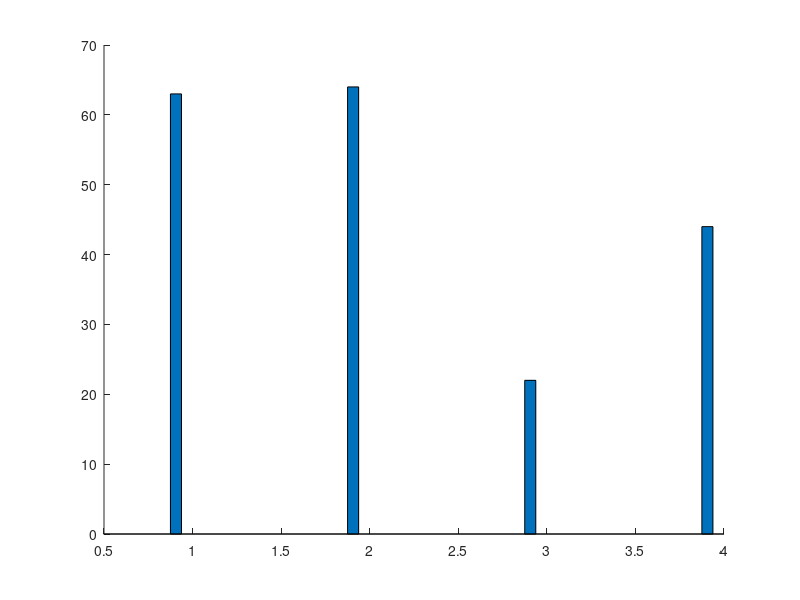

The MATLAB script that drew this image: (Note: this script raises an error after producing the figure.)
function precision()
t = 100;
cha = [63;64;22;44];
otf = [t;t;t;t] - cha;
mydata = [cha, otf];
bar_h=bar(mydata, 0.5,'stack');
mycolor=[1 0.6 1; 1 1 1; 1 1 1; 0.4 1 0.8];
colormap(mycolor);
bar_child=cell2mat(get(bar_h,'Children'));
for i=1:size(bar_child,1)    
    set(bar_child(i),'CData',mydata(:,i));
    set(bar_child(i),'CDataMapping','direct');
end
set(bar_child(1), 'CData',[0,0.2,0.3,0.4]);
set(bar_child(1), 'CData',[0,1,0,1]);

axis([0.5,4.5,0,t + 10]);
% lable setting
xlabel('Benchmark','FontName','Times New Roman','FontSize',16);
ylabel('Number of Yes Answers','FontName','Times New Roman','FontSize',16);
% legend setting
legend('CHA','On-the-fly', 'Location','SouthWest');
% axis setting
set(gca,'FontName','Times New Roman','FontSize',16);
% title setting
title('Precision','FontName','Times New Roman','FontSize',18);
% gtext('21976.49');
% gtext('209.46');
set(gca,'XTickLabel',{'soot-j','rhino','kawa-c','schroeder'});
grid on;

% x = 0.96;
% text(x,t,'x','FontSize',25);
% text(1+x,t,'x','FontSize',25);
% text(2+x,t,'x','FontSize',25);
% text(3+x,t,'x','FontSize',25);
% str = 'inf';
% text(0.34,t,str,'FontName','Times New Roman','FontSize',16);
